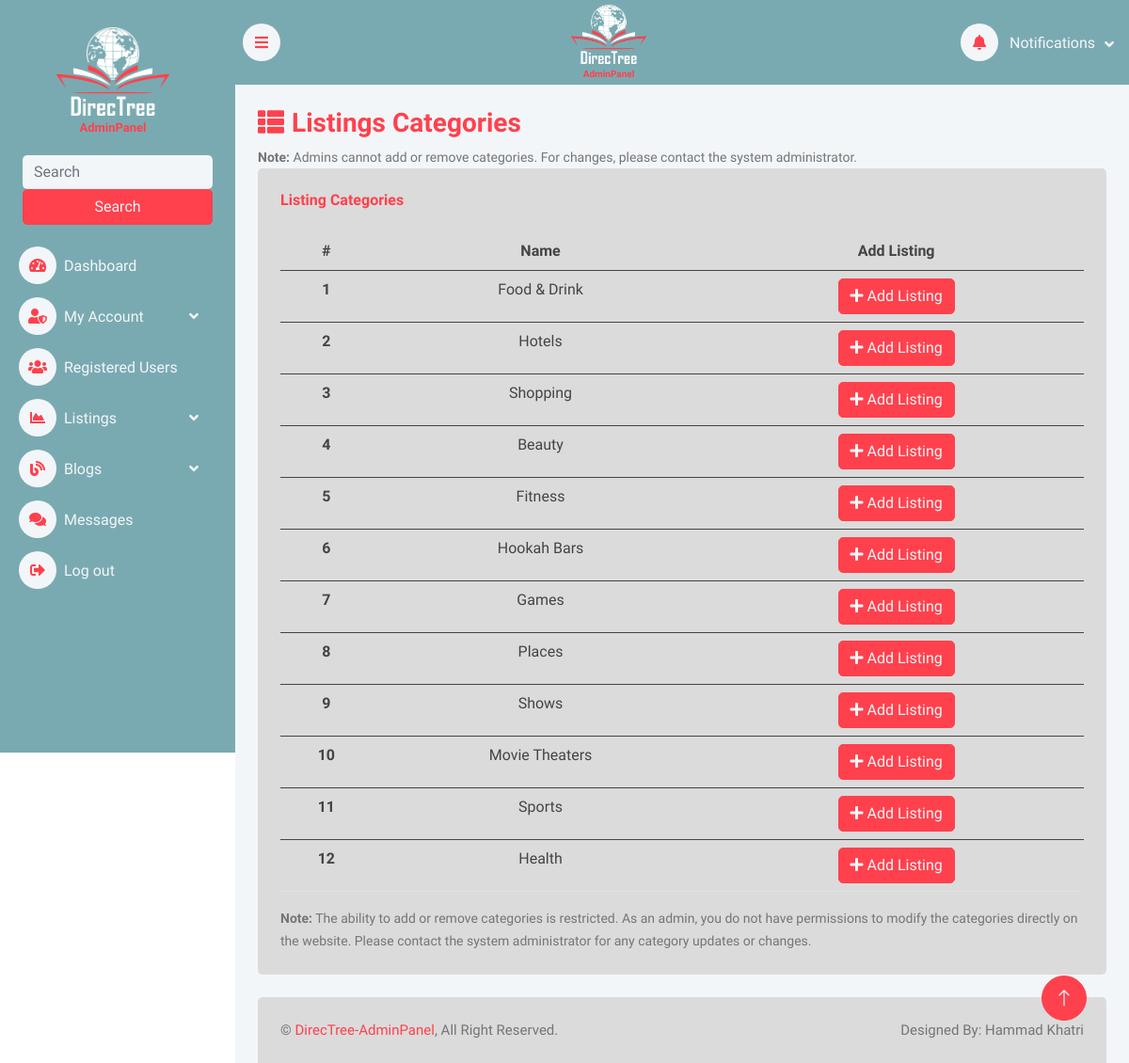
/admin/listings-categories.php (signed in), run on the app's committed database.
### tables this page shows
CREATE TABLE `categories` (
  `id` int(11) NOT NULL,
  `name` text NOT NULL,
  `add-time` datetime NOT NULL DEFAULT current_timestamp()
);

### admin/listings-categories.php (the view, shortened to what this page needs)
<!DOCTYPE html>
<html lang="en">
<head>
    <link href="https://cdnjs.cloudflare.com/ajax/libs/font-awesome/5.10.0/css/all.min.css" rel="stylesheet">
    <link href="https://cdn.jsdelivr.net/npm/bootstrap-icons@1.4.1/font/bootstrap-icons.css" rel="stylesheet">
    <link href="lib/owlcarousel/assets/owl.carousel.min.css" rel="stylesheet">
    <link href="lib/tempusdominus/css/tempusdominus-bootstrap-4.min.css" rel="stylesheet" />
    <link href="css/bootstrap.min.css" rel="stylesheet">
    <link href="css/style.css" rel="stylesheet">
</head>
<body>
    <div class="container-xxl position-relative bg-white d-flex p-0">
        <?php
        include 'partials/_sidebar.php';
        ?>
        <div class="content">
            <?php
            include 'partials/_nav.php';
            ?>
            <div class="container-fluid pt-4 px-4">
                <h3><i class="fas fa-th-list me-2"></i>Listings Categories</h3>
                <small class="note"><b>Note:</b> Admins cannot add or remove categories. For changes, please contact the system
                    administrator.</small>
                <div class="row g-4">
                    <div class="col-12">
                        <div class="bg-light rounded h-100 p-4">
                            <h6 class="mb-4">Listing Categories</h6>
                            <div class="table-responsive">
                                <table class="table container text-center">
                                    <thead>
                                        <tr>
                                            <th scope="col">#</th>
                                            <th scope="col">Name</th>
                                            <th scope="col">Add Listing</th>
                                        </tr>
                                    </thead>
                                    <?php
                                    $sql = "SELECT * FROM `categories`";
                                    $result = mysqli_query($conn, $sql);
                                    $count = 1;
                                    while ($row = mysqli_fetch_assoc($result)) {
                                    ?>
                                    <tbody>
                                        <tr>
                                            <th scope="row"><?php echo $count; ?></th>
                                            <td><?php echo $row['name']; ?></td>
                                            <td><button class="add-btn" type="button">
                                                <i class="fa fa-plus"></i> Add Listing</button></td>
                                        </tr>
                                    </tbody>
                                        <?php
                                        $count++;
                                    };
                                        ?>
                                </table>
                                <small class="note"><b>Note:</b> The ability to add or remove categories is restricted. As an admin,
                                    you do not have
                                    permissions to modify the categories directly on the website. Please contact the
                                    system
                                    administrator for any category updates or changes.</small>
                            </div>
                        </div>
                    </div>
                </div>
            </div>
            <?php
            include 'partials/_footer.php';
            ?>
        </div>
        <a href="#" class="btn btn-lg btn-primary btn-lg-square back-to-top"><i class="bi bi-arrow-up"></i></a>
    </div>
</body>
</html>

### admin/css/style.css (style rules this page uses)
:root { --primary: #ff414d; --light: #F3F6F9; --dark: #191C24; }
.back-to-top { position: fixed; display: none; right: 45px; bottom: 45px; z-index: 99; }
.btn { transition: .5s; }
.btn.btn-primary { color: #F3F6F9; }
.btn-lg-square { width: 48px; height: 48px; }
.btn-square, .btn-sm-square, .btn-lg-square { padding: 0; display: inline-flex; align-items: center; justify-content: center; font-weight: normal; border-radius: 50px; }
.content { margin-left: 250px ; min-height: 100vh ; background: #F3F6F9 ; transition: 0.5s ; }
.add-btn { display: inline-block; font-weight: 400; line-height: 1.5; color: #F3F6F9; text-align: center; vertical-align: middle; cursor: pointer; user-select: none; background-color: #ff414d; border: 1px solid #ff414d; padding: .375rem .75rem; font-size: 1rem; border-radius: 5px; transition: .3s ease-in-out; }
@media (min-width: 992px) { .content { width: calc(100% - 250px); } }

### data on the page
categories: name "Food & Drink"
categories: name "Hotels"
categories: name "Shopping"
categories: name "Beauty"
categories: name "Fitness"
categories: name "Hookah Bars"
categories: name "Games"
categories: name "Places"
categories: name "Shows"
categories: name "Movie Theaters"
categories: name "Sports"
categories: name "Health"
